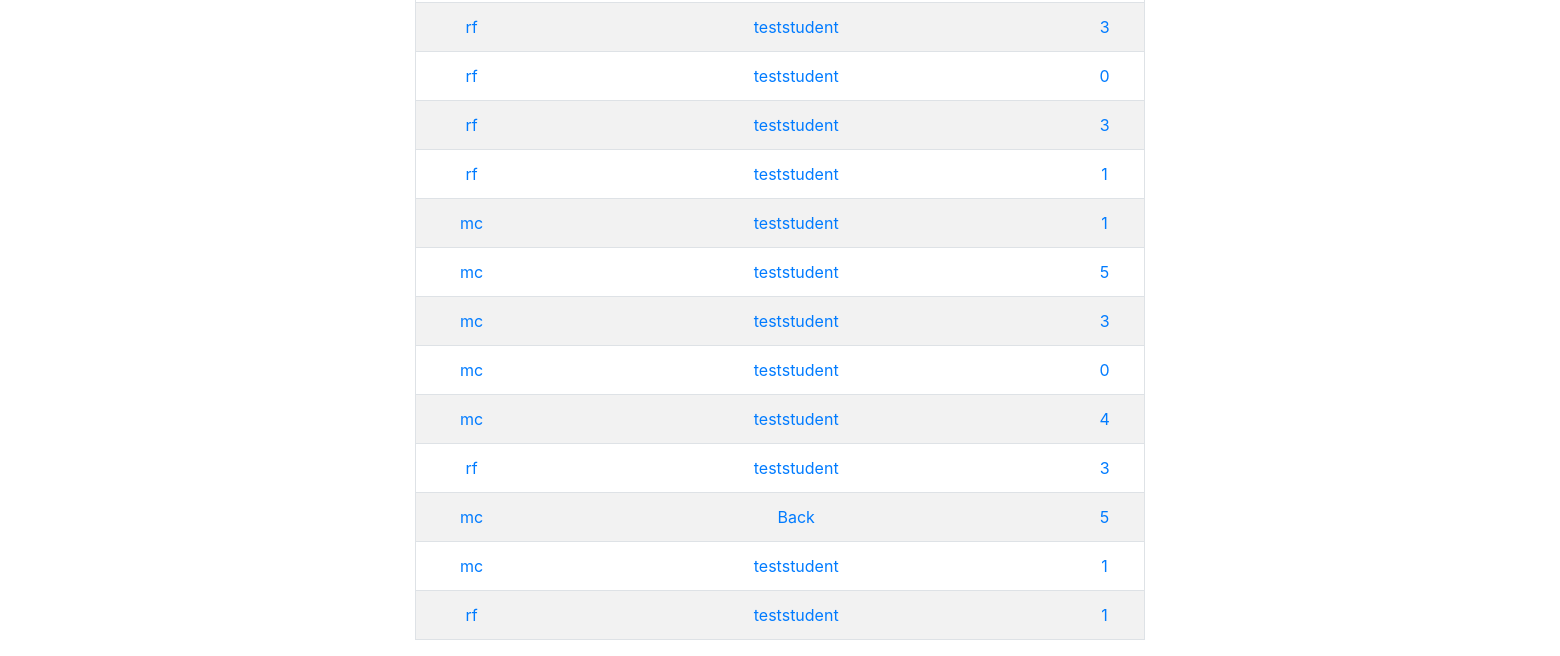
The page /ergebnis (signed in, lower part) on the database as committed earlier.
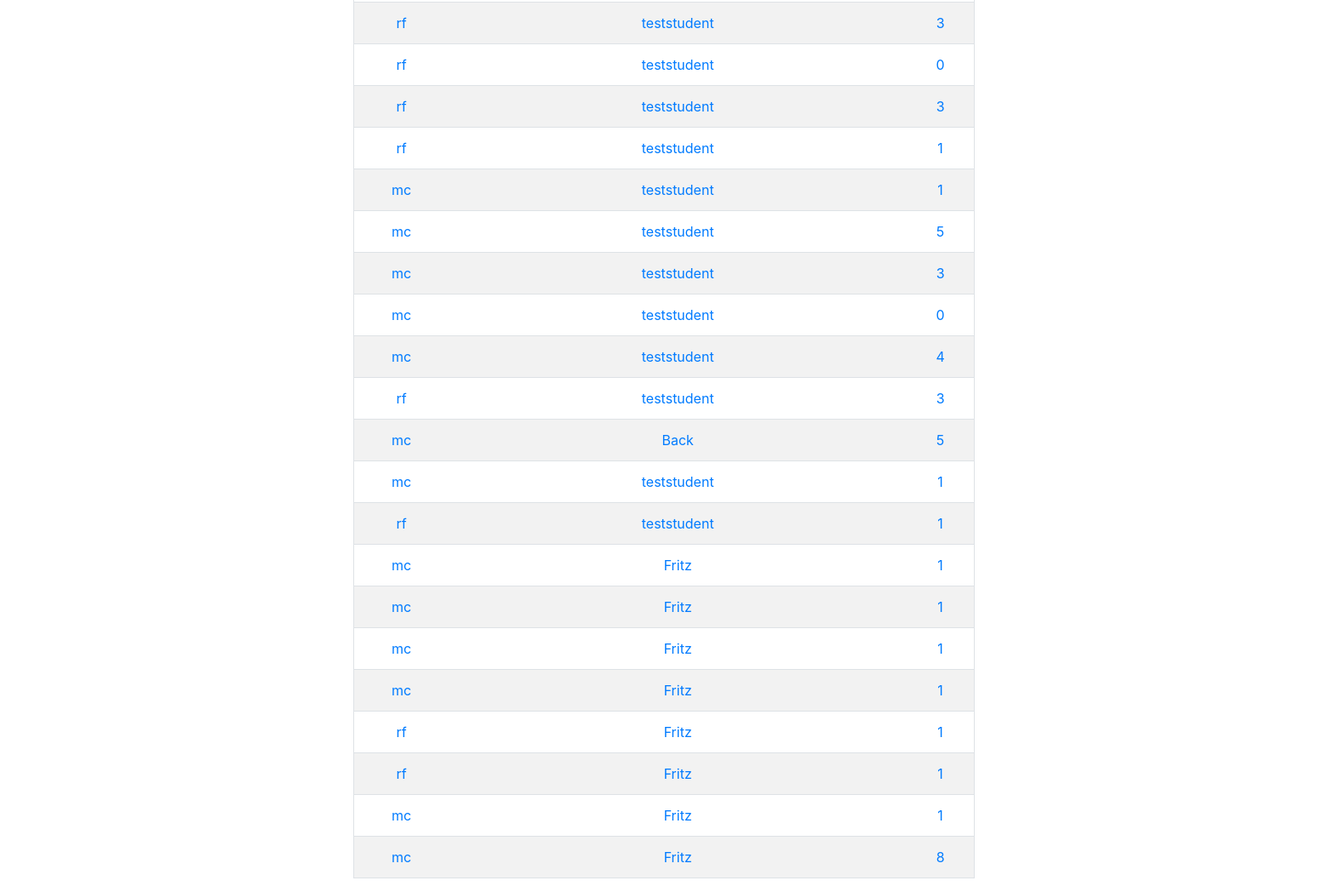
The same page on the database as committed later.
### quiz/models.py (models this page shows, shortened)
class Ergebnis(models.Model):
    testmodus = models.CharField(max_length=20,blank=False)
    benutzername = models.CharField(max_length=50,blank=False)
    kursid = models.CharField(max_length=5,blank=False)
    kursname = models.CharField(max_length=50,blank=False)
    zeitsekunden = models.IntegerField(blank=False)
    datum = models.DateField(auto_now_add=True)
    punkte = models.IntegerField(blank=False)
    fragentotal = models.IntegerField(blank=False)
    fragenkorrekt = models.IntegerField(blank=False)
    fragenfalsch = models.IntegerField(blank=False)

### quiz/views.py (the view)
# urls.py: path('ergebnis', ErgebnisHome.as_view(), name='ergebnis_start'),
class ErgebnisHome(AuthListView):
    model = Ergebnis
    template_name = 'ergebnis/ergebnis_home.html'
    permission_required = ('quiz.view_ergebnis')

### quiz/templates/ergebnis/ergebnis_home.html (shortened to what this page needs)
{% extends 'base.html' %}
{% block content %}
<div class="container text-center">
	<div class="row justify-content-md-center">
		<div class="col-sm-8 ">
			<table  class ="table border table-hover table-striped">
				<tbody>
				{% for ergebnis in object_list %}
					<tr>
						<td> <a href="{% url 'ergebnis_detail' ergebnis.pk %}">{{ ergebnis.testmodus }}</a> </td>
						<td> <a href="{% url 'ergebnis_detail' ergebnis.pk %}">{{ ergebnis.benutzername }}</a> </td>
						<td> <a href="{% url 'ergebnis_detail' ergebnis.pk %}">{{ ergebnis.punkte }}</a> </td>
					</tr>
				{% endfor %}
				</tbody>
			</table>
		</div>
	</div>
</div>
{% endblock content %}

### templates/base.html (shortened to what this page needs)
<!DOCTYPE html>
<html>
  <head>
	<link rel="stylesheet" href="https://stackpath.bootstrapcdn.com/bootstrap/4.5.0/css/bootstrap.min.css">
  </head>
  <body>
    <div class="container-fluid">
        {% block content %}
        {% endblock content %}
    </div>
  </body>
</html>

Rows that differ between the two databases and show on the page:
added Ergebnis: testmodus "mc", benutzername "Fritz", punkte "1"
added Ergebnis: testmodus "mc", benutzername "Fritz", punkte "1"
added Ergebnis: testmodus "mc", benutzername "Fritz", punkte "1"
added Ergebnis: testmodus "mc", benutzername "Fritz", punkte "1"
added Ergebnis: testmodus "rf", benutzername "Fritz", punkte "1"
added Ergebnis: testmodus "rf", benutzername "Fritz", punkte "1"
added Ergebnis: testmodus "mc", benutzername "Fritz", punkte "1"
added Ergebnis: testmodus "mc", benutzername "Fritz", punkte "8"
